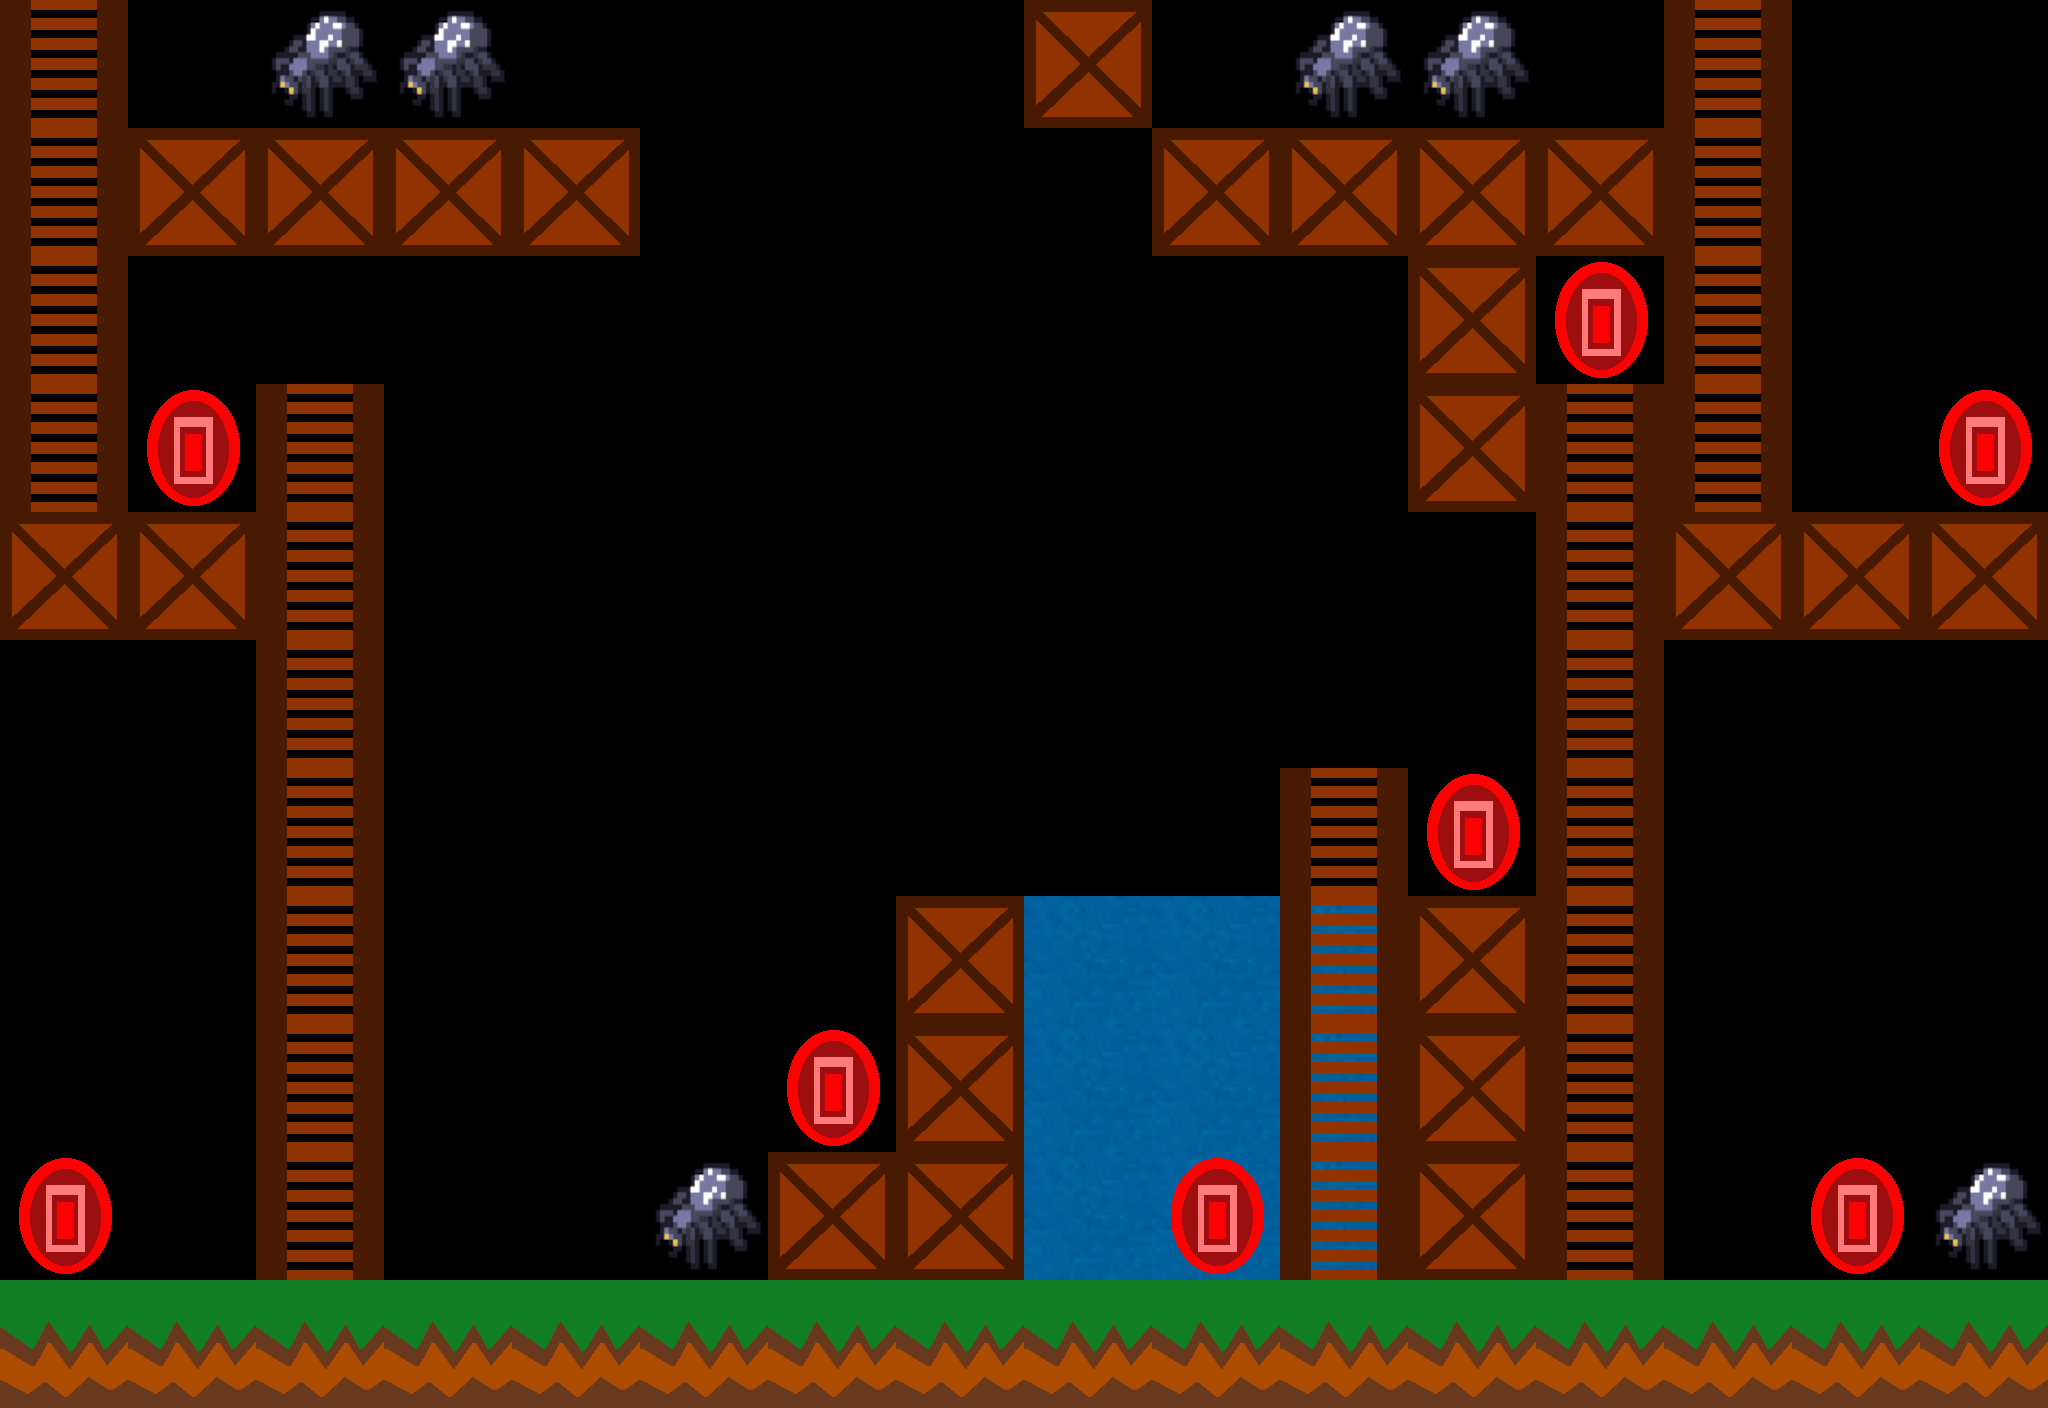

A level layout from a 2D game, rendered from its tile map. Below: a short description, then the map file with tile-grid data replaced by summaries:
An orthogonal 16x11 tile map with 128x128 px tiles, 5 tile layers (Water, Coins, Ladders, Platforms, ...).

<map version="1.4" tiledversion="1.4.2" orientation="orthogonal" renderorder="right-down" width="16" height="11" tilewidth="128" tileheight="128" infinite="0" nextlayerid="6" nextobjectid="1">
 <tileset firstgid="1" name="tiles" tilewidth="128" tileheight="128" tilecount="6" columns="0">
  <grid orientation="orthogonal" width="1" height="1" />
  <tile id="0">
   <image width="128" height="128" source="../assets/grass.png" />
  </tile>
  <tile id="3">
   <image width="128" height="128" source="../assets/box.png" />
  </tile>
  <tile id="6">
   <image width="128" height="128" source="../assets/ladder.png" />
  </tile>
  <tile id="7">
   <image width="128" height="128" source="../assets/ruby.png" />
  </tile>
  <tile id="8">
   <image width="128" height="128" source="../assets/spider.png" />
  </tile>
  <tile id="9">
   <image width="128" height="128" source="../assets/water.png" />
  </tile>
 </tileset>
 <layer id="2" name="Water" width="16" height="11">
  <data>[176 cells, 9 non-empty, 1 distinct tile ids]</data>
 </layer>
 <layer id="3" name="Coins" width="16" height="11">
  <data>[176 cells, 8 non-empty, 1 distinct tile ids]</data>
 </layer>
 <layer id="4" name="Ladders" width="16" height="11">
  <data>[176 cells, 26 non-empty, 1 distinct tile ids]</data>
 </layer>
 <layer id="1" name="Platforms" width="16" height="11">
  <data>[176 cells, 39 non-empty, 2 distinct tile ids]</data>
 </layer>
 <layer id="5" name="Spiders" width="16" height="11">
  <data>[176 cells, 6 non-empty, 1 distinct tile ids]</data>
 </layer>
</map>